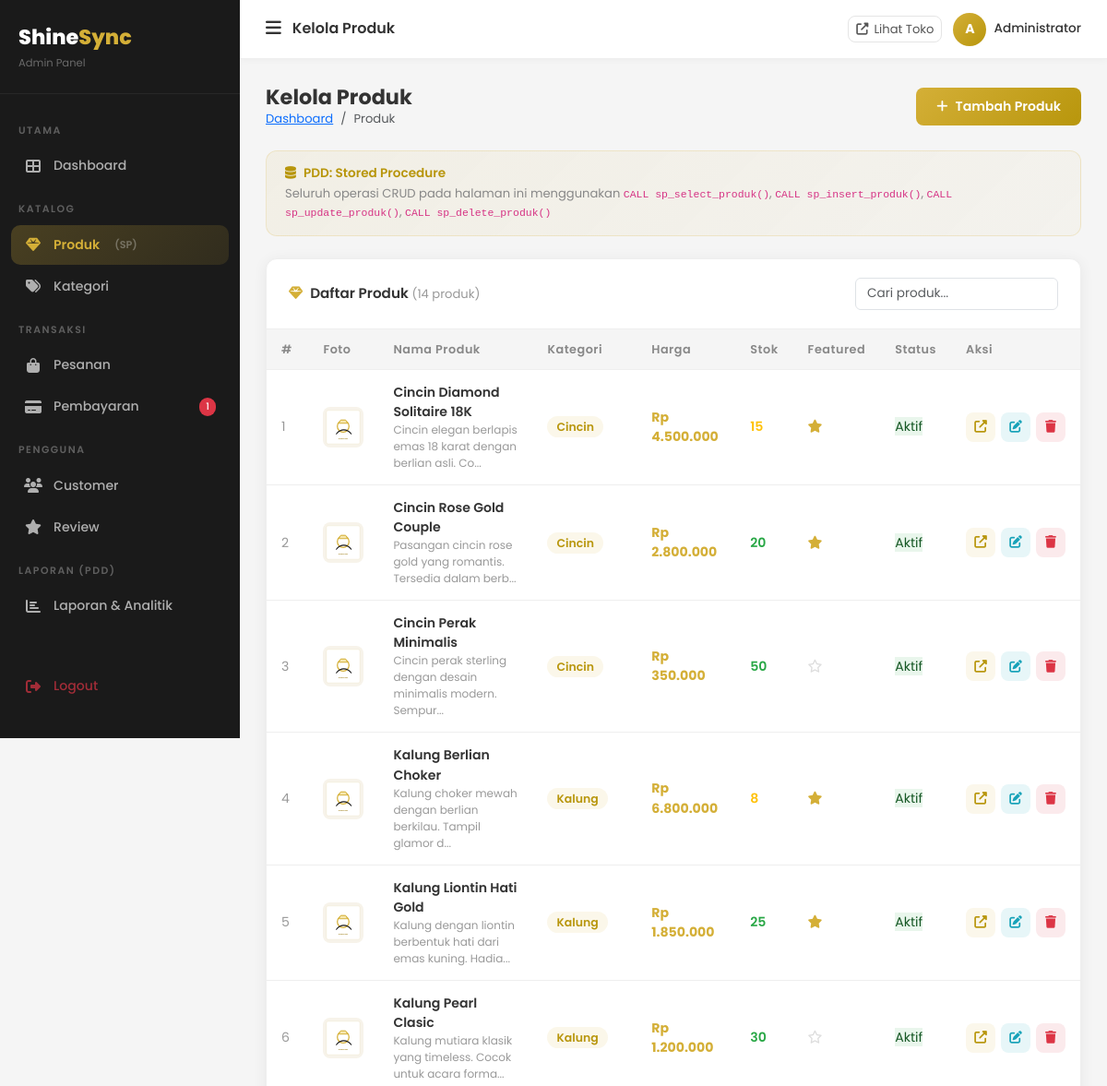
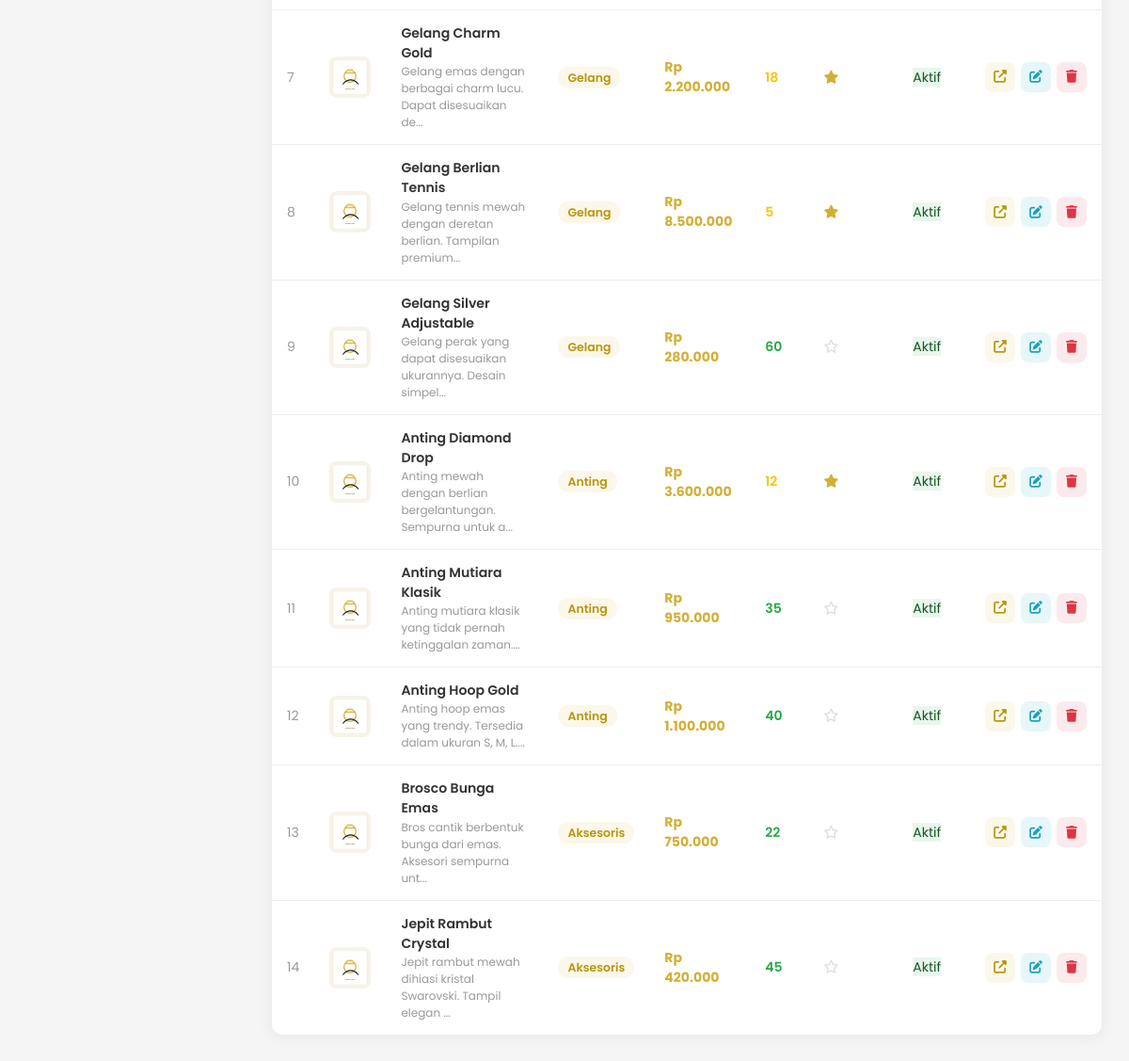
/admin/products (signed in), run on an earlier commit of the app's database (2 pictures, top to bottom).
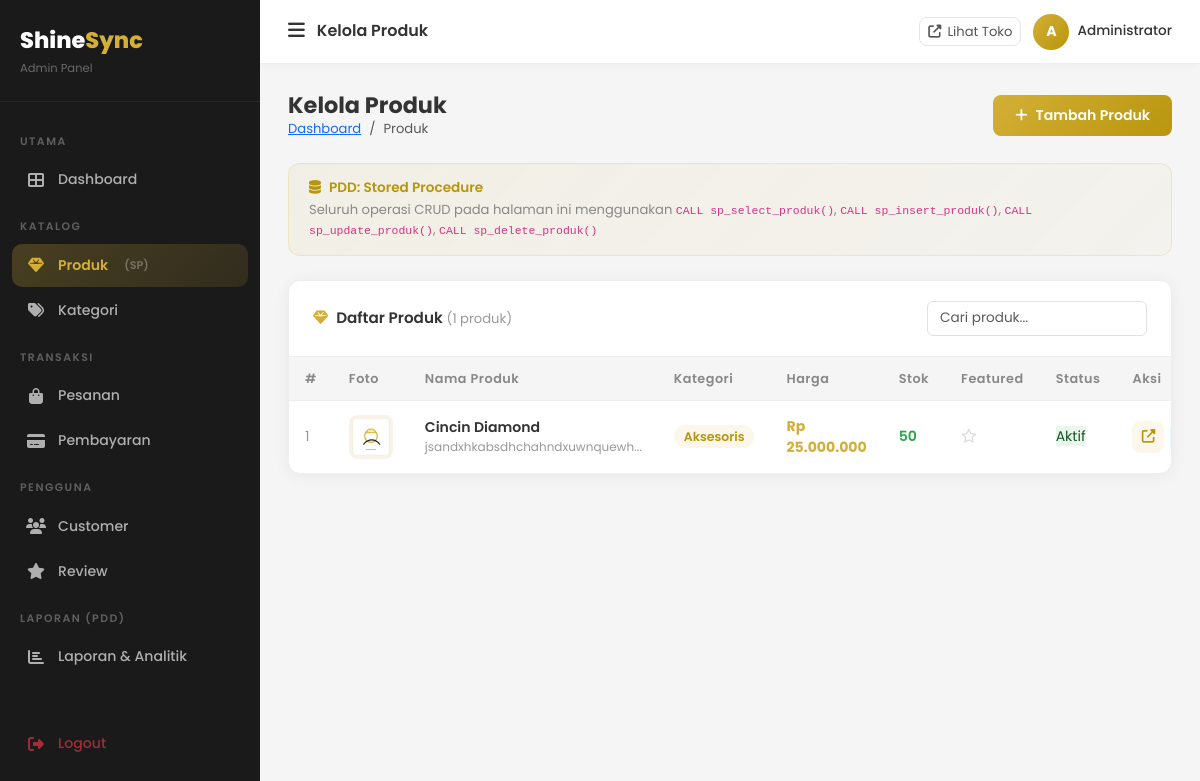
And on a later commit of the database.
### tables this page shows
CREATE TABLE `products` (
  `id` int UNSIGNED NOT NULL,
  `category_id` int UNSIGNED NOT NULL,
  `name` varchar(200) NOT NULL,
  `slug` varchar(220) NOT NULL,
  `description` text,
  `price` decimal(15,2) NOT NULL DEFAULT '0.00',
  `stock` int NOT NULL DEFAULT '0',
  `weight` decimal(8,2) DEFAULT '0.00',
  `material` varchar(100) DEFAULT NULL,
  `image` varchar(255) DEFAULT NULL,
  `is_featured` tinyint(1) DEFAULT '0',
  `is_active` tinyint(1) DEFAULT '1',
  `created_at` timestamp NULL DEFAULT CURRENT_TIMESTAMP,
  `updated_at` timestamp NULL DEFAULT CURRENT_TIMESTAMP ON UPDATE CURRENT_TIMESTAMP
);

CREATE TABLE `categories` (
  `id` int UNSIGNED NOT NULL,
  `name` varchar(100) NOT NULL,
  `slug` varchar(120) NOT NULL,
  `description` text,
  `image` varchar(255) DEFAULT NULL,
  `is_active` tinyint(1) NOT NULL DEFAULT '1',
  `created_at` timestamp NULL DEFAULT CURRENT_TIMESTAMP
);

### app/core/Controller.php (called while the page is built, shortened)
<?php
class Controller
{
    protected function view(string $viewPath, array $data = []): void
    {
        extract($data);
        $file = __DIR__ . '/../views/' . $viewPath . '.php';
        require $file;
    }
}

### app/controllers/ProductController.php (called while the page is built, shortened)
<?php
class ProductController extends Controller
{
    private Product $model;
    public function __construct()
    {
        $this->model    = new Product();
    }
    public function adminIndex(): void
    {
        $products  = $this->model->getAllViaSP();
        $pageTitle = 'Kelola Produk';
        $this->view('admin/products/index', compact('products', 'pageTitle'));
    }
}

### app/core/Database.php (called while the page is built, shortened)
<?php
class Database
{
    private static ?Database $instance = null;
    private mysqli $conn;
    private function __construct()
    {
        $this->conn = new mysqli(DB_HOST, DB_USER, DB_PASS, DB_NAME, DB_PORT);
        $this->conn->set_charset(DB_CHARSET);
    }
    public static function getInstance(): Database
    {
        if (self::$instance === null) {
            self::$instance = new self();
        }
        return self::$instance;
    }
    public function query(string $sql, array $params = []): array
    {
        if (empty($params)) {
            $result = $this->conn->query($sql);
            return $result->fetch_all(MYSQLI_ASSOC) ?: [];
        }
        $stmt = $this->prepare($sql, $params);
        $stmt->execute();
        $result = $stmt->get_result();
        return $result ? $result->fetch_all(MYSQLI_ASSOC) : [];
    }
    public function queryOne(string $sql, array $params = []): ?array
    {
        $rows = $this->query($sql, $params);
        return $rows[0] ?? null;
    }
    public function callProcedure(string $procedure, array $params = []): array
    {
        $placeholders = implode(', ', array_fill(0, count($params), '?'));
        $sql = "CALL {$procedure}(" . ($placeholders ?: '') . ")";
        $stmt = $this->prepare($sql, $params);
        $stmt->execute();
        $result = $stmt->get_result();
        $rows = $result ? $result->fetch_all(MYSQLI_ASSOC) : [];
        return $rows;
    }
    private function prepare(string $sql, array $params): mysqli_stmt
    {
        $stmt = $this->conn->prepare($sql);
        $types = '';
        foreach ($params as $p) {
            if (is_int($p))   $types .= 'i';
            elseif (is_float($p)) $types .= 'd';
            else $types .= 's';
        }
        $stmt->bind_param($types, ...$params);
        return $stmt;
    }
}

### app/core/Model.php (called while the page is built, shortened)
<?php
class Model
{
    public function __construct()
    {
        $this->db = Database::getInstance();
    }
}

### app/models/Payment.php (called while the page is built, shortened)
<?php
class Payment extends Model
{
    public function getPendingCount(): int
    {
        $row = $this->db->queryOne(
            "SELECT COUNT(*) AS total FROM payments WHERE status='pending' AND proof_image IS NOT NULL"
        );
        return (int)($row['total'] ?? 0);
    }
}

### app/core/Session.php (called while the page is built, shortened)
<?php
class Session
{
    public static function get(string $key, mixed $default = null): mixed
    {
        return $_SESSION[$key] ?? $default;
    }
}

### app/models/Product.php (called while the page is built, shortened)
<?php
class Product extends Model
{
    public function getAllViaSP(): array
    {
        return $this->db->callProcedure('sp_select_produk', [0]);
    }
}

### app/views/admin/products/index.php (the view, shortened to what the changed rows need)
<?php
include __DIR__ . '/../../layouts/admin_header.php';
?>
<div class="admin-page-header">
  <div>
    <h2>Kelola Produk</h2>
    <nav aria-label="breadcrumb"><ol class="breadcrumb"><li class="breadcrumb-item"><a href="<?= APP_URL ?>/admin/dashboard">Dashboard</a></li><li class="breadcrumb-item active">Produk</li></ol></nav>
  </div>
  <a href="<?= APP_URL ?>/admin/products/create" class="btn-admin-gold"><i class="fas fa-plus"></i> Tambah Produk</a>
</div>
<div class="pdd-info mb-4">
  <h6><i class="fas fa-database me-2"></i>PDD: Stored Procedure</h6>
  <p>Seluruh operasi CRUD pada halaman ini menggunakan <code>CALL sp_select_produk()</code>, <code>CALL sp_insert_produk()</code>, <code>CALL sp_update_produk()</code>, <code>CALL sp_delete_produk()</code></p>
</div>
<div class="admin-card">
  <div class="card-head">
    <h5><i class="fas fa-gem me-2" style="color:#D4AF37;"></i>Daftar Produk <span style="color:#999;font-weight:400;font-size:.82rem;">(<?= count($products) ?> produk)</span></h5>
    <div style="display:flex;gap:8px;">
      <input type="text" id="search-products" placeholder="Cari produk..." class="form-control" style="width:220px;font-size:.85rem;" onkeyup="filterTable(this,'products-table')">
    </div>
  </div>
  <div style="overflow-x:auto;">
    <table class="admin-table" id="products-table">
      <thead>
        <tr>
          <th>#</th><th>Foto</th><th>Nama Produk</th><th>Kategori</th>
          <th>Harga</th><th>Stok</th><th>Featured</th><th>Status</th><th>Aksi</th>
        </tr>
      </thead>
      <tbody>
        <?php if (empty($products)): ?>
        <tr><td colspan="9" style="text-align:center;padding:40px;color:#999;">Belum ada produk.</td></tr>
        <?php else: foreach ($products as $i => $p):
          $img = ($p['image']&&file_exists(UPLOAD_PATH.'products/'.$p['image'])) ? APP_URL.'/uploads/products/'.$p['image'] : APP_URL.'/public/images/no-image.svg';
        ?>
        <tr>
          <td style="color:#999;"><?= $i+1 ?></td>
          <td><img src="<?= $img ?>" class="product-thumb" alt=""></td>
          <td>
            <div style="font-weight:600;font-size:.88rem;"><?= htmlspecialchars($p['name']) ?></div>
            <div style="font-size:.75rem;color:#999;"><?= htmlspecialchars(substr($p['description']??'',0,60)) ?>...</div>
          </td>
          <td><span style="background:rgba(212,175,55,.1);color:#B8960C;padding:3px 10px;border-radius:20px;font-size:.78rem;font-weight:600;"><?= htmlspecialchars($p['category_name']??'') ?></span></td>
          <td style="font-weight:700;color:#D4AF37;">Rp <?= number_format($p['price'],0,',','.') ?></td>
          <td>
            <span style="color:<?= $p['stock']<5?'#DC3545':($p['stock']<20?'#FFC107':'#28A745') ?>;font-weight:600;">
              <?= $p['stock'] ?>
            </span>
          </td>
          <td><?= $p['is_featured'] ? '<i class="fas fa-star" style="color:#D4AF37;"></i>' : '<i class="far fa-star" style="color:#DDD;"></i>' ?></td>
          <td>
            <span class="status-badge" style="<?= $p['is_active'] ? 'background:rgba(40,167,69,.1);color:#155724;' : 'background:rgba(220,53,69,.1);color:#721c24;' ?>">
              <?= $p['is_active'] ? 'Aktif' : 'Nonaktif' ?>
            </span>
          </td>
          <td>
            <div class="action-btns">
              <a href="<?= APP_URL ?>/products/<?= $p['slug'] ?>" target="_blank" class="btn-action btn-view" title="Lihat di toko"><i class="fas fa-external-link-alt"></i></a>
              <a href="<?= APP_URL ?>/admin/products/edit/<?= $p['id'] ?>" class="btn-action btn-edit" title="Edit"><i class="fas fa-edit"></i></a>
              <button class="btn-action btn-delete btn-confirm-delete" onclick="deleteProduct(<?= $p['id'] ?>, this)" title="Hapus"><i class="fas fa-trash"></i></button>
            </div>
          </td>
        </tr>
        <?php endforeach; endif; ?>
      </tbody>
    </table>
  </div>
</div>
<?php include __DIR__ . '/../../layouts/admin_footer.php'; ?>

### app/views/layouts/admin_header.php (shortened to what the changed rows need)
<?php
$currentUri = trim(parse_url($_SERVER['REQUEST_URI'], PHP_URL_PATH), '/');
$baseUri = trim(parse_url(APP_URL, PHP_URL_PATH), '/');
$currentUri = $baseUri ? ltrim(substr($currentUri, strlen($baseUri)), '/') : $currentUri;
$parts = explode('/', $currentUri);
$segment1 = $parts[1] ?? '';
function adminNavActive(string $segment, string $current): string {
    return str_starts_with($current, $segment) ? 'active' : '';
}
?>
<!DOCTYPE html>
<html lang="id">
<head>
  <link rel="stylesheet" href="https://cdn.jsdelivr.net/npm/bootstrap@5.3.2/dist/css/bootstrap.min.css">
  <link rel="stylesheet" href="https://cdnjs.cloudflare.com/ajax/libs/font-awesome/6.5.0/css/all.min.css">
  <link rel="stylesheet" href="<?= APP_URL ?>/public/css/admin.css">
</head>
<body>
<aside class="admin-sidebar" id="admin-sidebar">
  <div class="sidebar-logo">
    <div class="brand">Shine<span>Sync</span></div>
    <small>Admin Panel</small>
  </div>
  <nav class="sidebar-menu">
    <div class="sidebar-label">Utama</div>
    <a href="<?= APP_URL ?>/admin/dashboard" class="sidebar-link <?= adminNavActive('dashboard', $segment1) ?>">
      <i class="fas fa-th-large"></i> Dashboard
    </a>
    <div class="sidebar-label">Katalog</div>
    <a href="<?= APP_URL ?>/admin/products" class="sidebar-link <?= adminNavActive('products', $segment1) ?>">
      <i class="fas fa-gem"></i> Produk <span style="font-size:.7rem;color:rgba(255,255,255,.3);margin-left:4px;">(SP)</span>
    </a>
    <a href="<?= APP_URL ?>/admin/categories" class="sidebar-link <?= adminNavActive('categories', $segment1) ?>">
      <i class="fas fa-tags"></i> Kategori
    </a>
    <div class="sidebar-label">Transaksi</div>
    <a href="<?= APP_URL ?>/admin/orders" class="sidebar-link <?= adminNavActive('orders', $segment1) ?>">
      <i class="fas fa-shopping-bag"></i> Pesanan
    </a>
    <a href="<?= APP_URL ?>/admin/payments" class="sidebar-link <?= adminNavActive('payments', $segment1) ?>">
      <i class="fas fa-credit-card"></i> Pembayaran
      <?php
      $pendingCount = (new Payment())->getPendingCount();
      if ($pendingCount > 0): ?>
      <span class="badge-pill"><?= $pendingCount ?></span>
      <?php endif; ?>
    </a>
    <div class="sidebar-label">Pengguna</div>
    <a href="<?= APP_URL ?>/admin/customers" class="sidebar-link <?= adminNavActive('customers', $segment1) ?>">
      <i class="fas fa-users"></i> Customer
    </a>
    <a href="<?= APP_URL ?>/admin/reviews" class="sidebar-link <?= adminNavActive('reviews', $segment1) ?>">
      <i class="fas fa-star"></i> Review
    </a>
    <div class="sidebar-label">Laporan (PDD)</div>
    <a href="<?= APP_URL ?>/admin/reports" class="sidebar-link <?= adminNavActive('reports', $segment1) ?>">
      <i class="fas fa-chart-bar"></i> Laporan &amp; Analitik
    </a>
    <div class="sidebar-label" style="margin-top:20px;"></div>
    <a href="<?= APP_URL ?>/auth/logout" class="sidebar-link" style="color:rgba(220,53,69,.7);">
      <i class="fas fa-sign-out-alt"></i> Logout
    </a>
  </nav>
</aside>
<div class="admin-main">
  <header class="admin-topbar">
    <div class="d-flex align-items-center gap-12">
      <button id="sidebar-toggle" class="btn" style="background:none;border:none;font-size:1.2rem;color:#333;padding:0;margin-right:12px;">
        <i class="fas fa-bars"></i>
      </button>
      <span class="topbar-title"><?= htmlspecialchars($pageTitle ?? 'Dashboard') ?></span>
    </div>
    <div class="topbar-actions">
      <a href="<?= APP_URL ?>" target="_blank" class="btn btn-sm" style="border:1.5px solid #E5E5E5;border-radius:8px;font-size:.82rem;color:#555;gap:6px;display:flex;align-items:center;">
        <i class="fas fa-external-link-alt"></i> Lihat Toko
      </a>
      <div class="d-flex align-items-center gap-2">
        <div style="width:36px;height:36px;border-radius:50%;background:linear-gradient(135deg,#D4AF37,#B8960C);display:flex;align-items:center;justify-content:center;color:#fff;font-weight:700;font-size:.88rem;">
          <?= strtoupper(substr(Session::get('user_name','A'),0,1)) ?>
        </div>
        <span class="topbar-user d-none d-md-block"><?= htmlspecialchars(Session::get('user_name')) ?></span>
      </div>
    </div>
  </header>
  <div class="admin-content">

What changed in the data, as far as the page shows it:
removed products: name "Cincin Diamond Solitaire 18K", description "Cincin elegan berlapis emas 18 karat dengan berlian asli. Co", category.name "Cincin", price "4.500.000", stock "15", is_featured 1 (drawn), is_active "Aktif"
removed products: name "Cincin Rose Gold Couple", description "Pasangan cincin rose gold yang romantis. Tersedia dalam berb", category.name "Cincin", price "2.800.000", stock "20", is_featured 1 (drawn), is_active "Aktif"
removed products: name "Cincin Perak Minimalis", description "Cincin perak sterling dengan desain minimalis modern. Sempur", category.name "Cincin", price "350.000", stock "50", is_featured 0 (drawn), is_active "Aktif"
removed products: name "Kalung Berlian Choker", description "Kalung choker mewah dengan berlian berkilau. Tampil glamor d", category.name "Kalung", price "6.800.000", stock "8", is_featured 1 (drawn), is_active "Aktif"
removed products: name "Kalung Liontin Hati Gold", description "Kalung dengan liontin berbentuk hati dari emas kuning. Hadia", category.name "Kalung", price "1.850.000", stock "25", is_featured 1 (drawn), is_active "Aktif"
removed products: name "Kalung Pearl Clasic", description "Kalung mutiara klasik yang timeless. Cocok untuk acara forma", category.name "Kalung", price "1.200.000", stock "30", is_featured 0 (drawn), is_active "Aktif"
removed products: name "Gelang Charm Gold", description "Gelang emas dengan berbagai charm lucu. Dapat disesuaikan de", category.name "Gelang", price "2.200.000", stock "18", is_featured 1 (drawn), is_active "Aktif"
removed products: name "Gelang Berlian Tennis", description "Gelang tennis mewah dengan deretan berlian. Tampilan premium", category.name "Gelang", price "8.500.000", stock "5", is_featured 1 (drawn), is_active "Aktif"
removed products: name "Gelang Silver Adjustable", description "Gelang perak yang dapat disesuaikan ukurannya. Desain simpel", category.name "Gelang", price "280.000", stock "60", is_featured 0 (drawn), is_active "Aktif"
removed products: name "Anting Diamond Drop", description "Anting mewah dengan berlian bergelantungan. Sempurna untuk a", category.name "Anting", price "3.600.000", stock "12", is_featured 1 (drawn), is_active "Aktif"
removed products: name "Anting Mutiara Klasik", description "Anting mutiara klasik yang tidak pernah ketinggalan zaman.", category.name "Anting", price "950.000", stock "35", is_featured 0 (drawn), is_active "Aktif"
removed products: name "Anting Hoop Gold", description "Anting hoop emas yang trendy. Tersedia dalam ukuran S, M, L.", category.name "Anting", price "1.100.000", stock "40", is_featured 0 (drawn), is_active "Aktif"
removed products: name "Brosco Bunga Emas", description "Bros cantik berbentuk bunga dari emas. Aksesori sempurna unt", category.name "Aksesoris", price "750.000", stock "22", is_featured 0 (drawn), is_active "Aktif"
removed products: name "Jepit Rambut Crystal", description "Jepit rambut mewah dihiasi kristal Swarovski. Tampil elegan", category.name "Aksesoris", price "420.000", stock "45", is_featured 0 (drawn), is_active "Aktif"
added products: name "Cincin Diamond", description "jsandxhkabsdhchahndxuwnquewh", category.name "Aksesoris", price "25.000.000", stock "50", is_featured 0 (drawn), is_active "Aktif"
Also different on the page:
count($products): "14" → "1"
$pendingCount: "1" → (not shown)
